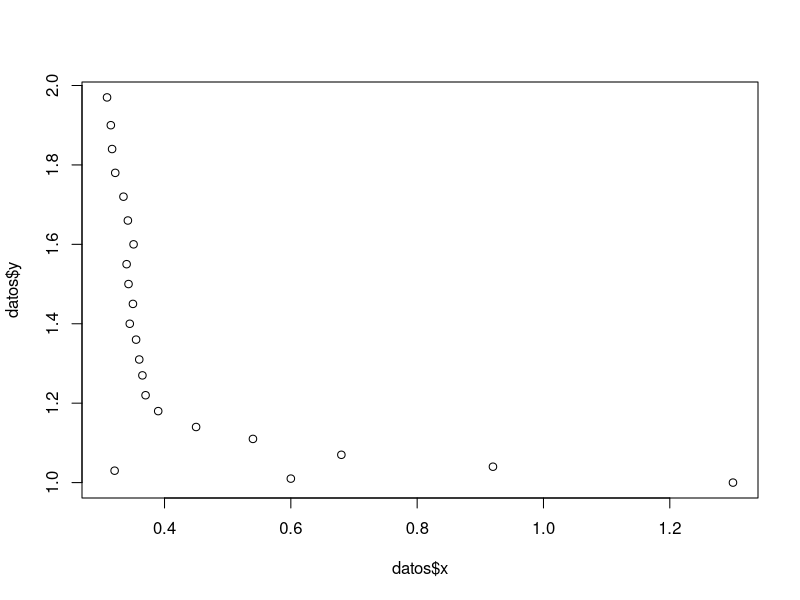
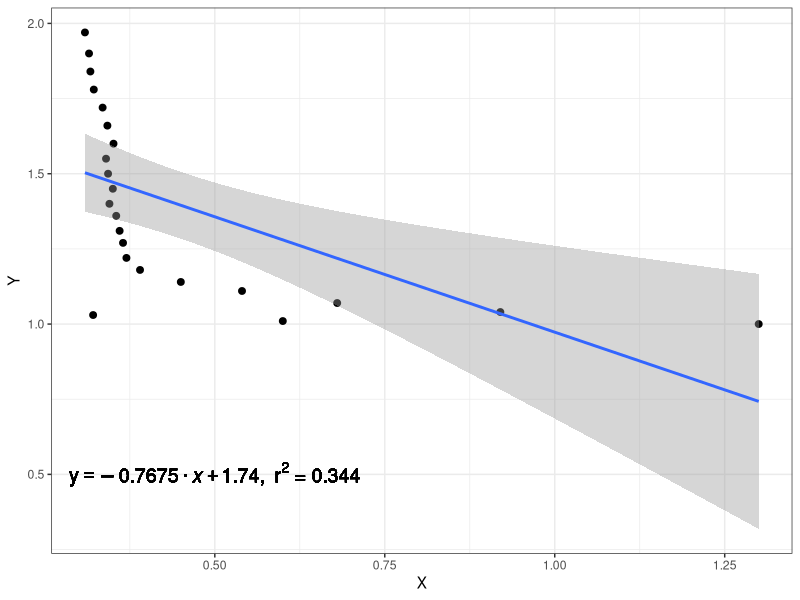

Here is the R script that generated these plots, in order:
rm(list=ls())
library(ggplot2)
datos<-read.table("datos_Ej3.txt")
plot(datos$x,datos$y,type = "p")
#cor(datos$x,datos$y,method = "pearson")
#ajuste<-lm(datos$x~datos$y)
#abline(ajuste)
pearson<-cor.test(datos$x,datos$y,method = "pearson",conf.level = 0.95)
kendall<-cor.test(datos$x,datos$y,method = "kendall",conf.level = 0.95)

####################################################################################
regre <- function(df){
  m <- lm(y ~ x, df);
  eq <- substitute(y == b %.% italic(x) + a *","~~r^2~"="~r2, 
                   list(a = round(coef(m)[[1]],digits=2), 
                        b = round(coef(m)[[2]], digits = 4), 
                        r2 = format(summary(m)$r.squared, digits = 3)))
  as.character(as.expression(eq));                 
}

ggplot(as.data.frame(datos), aes(x=x, y=y)) + geom_point(color = "black", size = 2) +
    ylab("Y")+ xlab("X")+ theme_bw() + 
    stat_smooth(method = "lm", formula = y~x, se = TRUE, level= 0.95) +
    theme(plot.title = element_text(hjust = 0.5))+
    geom_text(x = 0.5, y = 0.5, label = regre(as.data.frame(datos)), parse = TRUE,size=5)  

##########################################################################################
#ggsave("linear_reg.JPG",plot=grid.arrange(Vlag[[1]],Vlag[[2]],Vlag[[3]],ncol=2),width = 30,height = 15 ,units = "cm")
